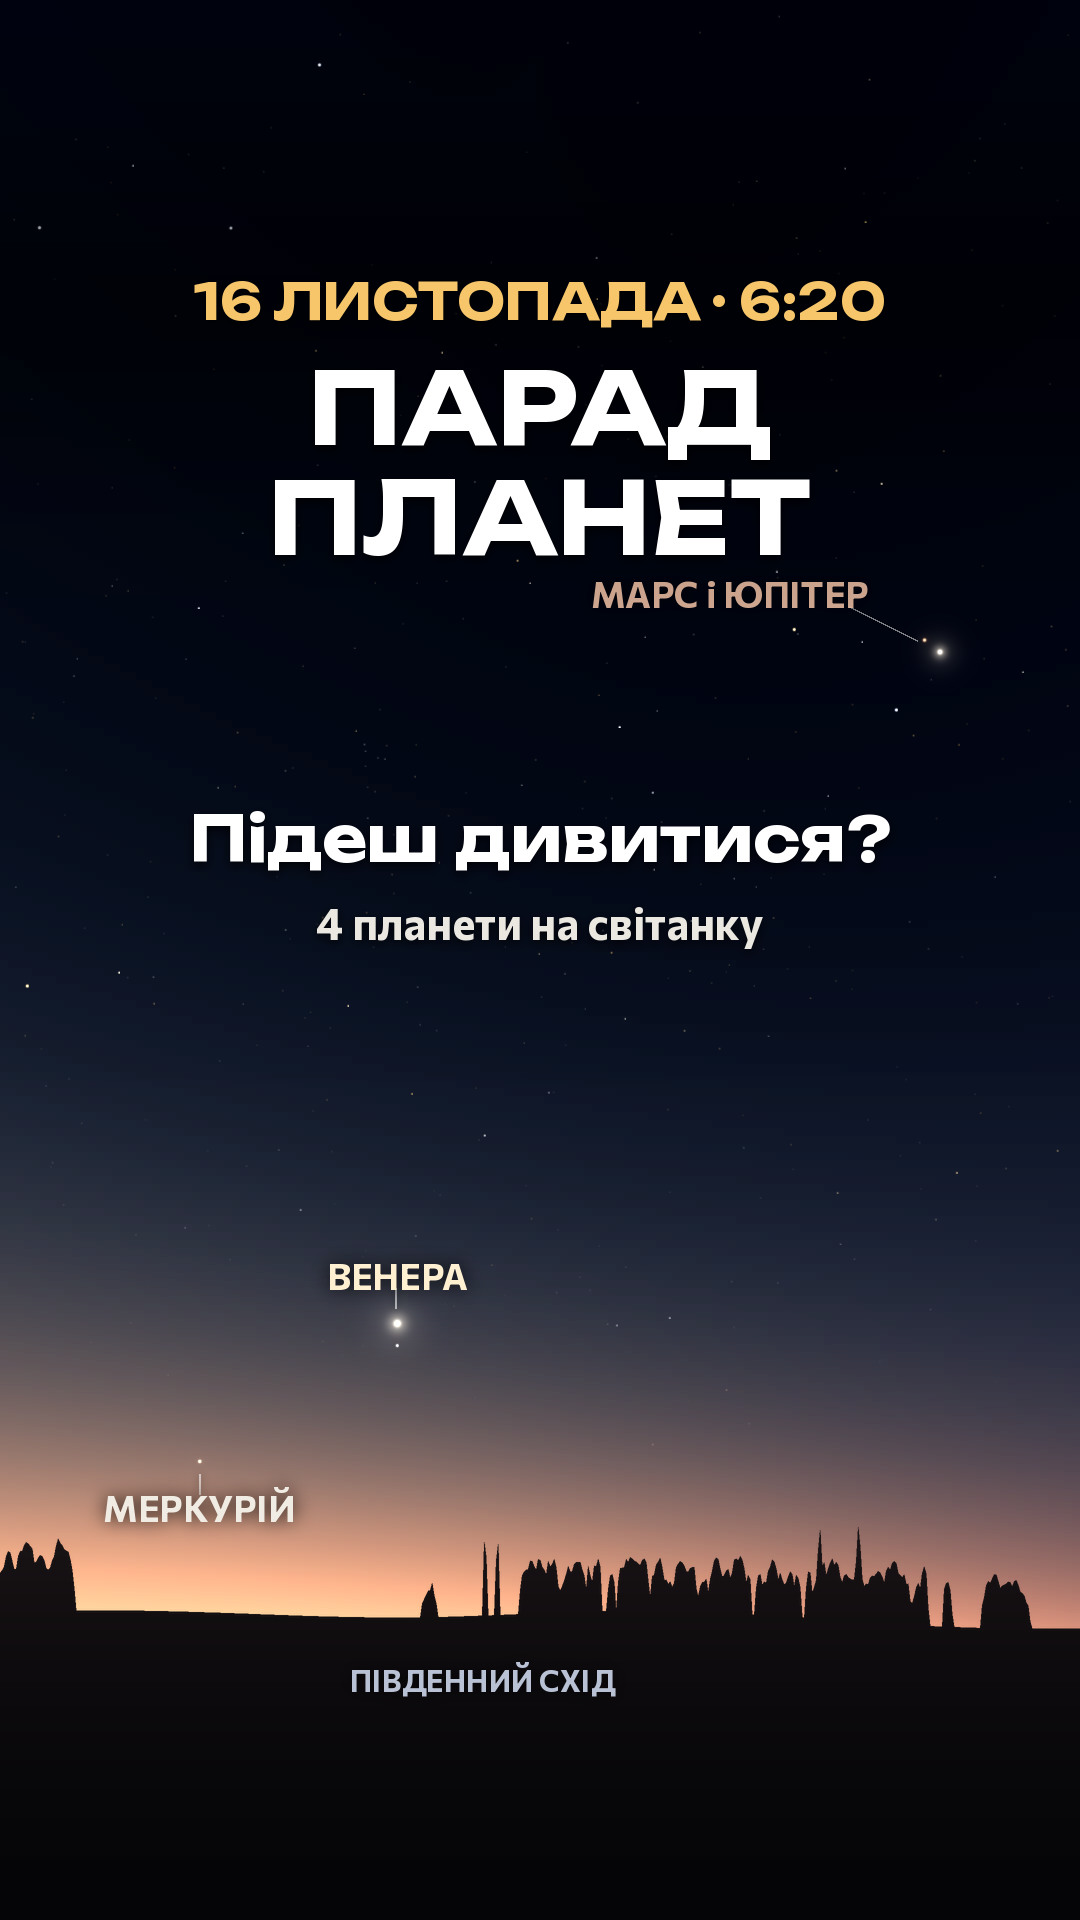

Here is the Python script that generated this plot:
# Instagram story 1080×1920 for «Парад планет» (10.11): the real sky of 16.11 6:20 (scenes/parade) + «Підеш дивитися?».
# The safe zone (top/bottom ~250 px) is kept clear; the middle is left empty for the «Запитання»/poll sticker.
#   python3 videos/stories/parade_story.py -> videos/stories/parade_story.png
import os, sys
HERE = os.path.dirname(os.path.abspath(__file__)); TOOLS = os.path.join(HERE, '..', 'tools')
sys.path.insert(0, os.path.join(TOOLS, 'scenes', 'parade')); sys.path.insert(0, TOOLS)
import make as M
from PIL import Image, ImageDraw, ImageFilter
import numpy as np
im = M.sky_frame(5.5).convert('RGB')
a = np.asarray(im).astype(np.float32) / 255
yy = np.linspace(0, 1, M.H)[:, None, None]
a *= 1 - 0.45 * np.exp(-((yy - 0.16) / 0.10) ** 2)          # a little shade under the title
im = Image.fromarray((a.clip(0, 1) * 255).astype(np.uint8)).convert('RGBA')
d = ImageDraw.Draw(im)
def ctext(y, t, f, fill):
    w = d.textlength(t, font=f); sh = Image.new('RGBA', im.size, (0, 0, 0, 0)); ImageDraw.Draw(sh).text(((M.W - w) / 2, y + 4), t, font=f, fill=(0, 0, 0, 200))
    im.alpha_composite(sh.filter(ImageFilter.GaussianBlur(5))); d.text(((M.W - w) / 2, y), t, font=f, fill=fill)
ctext(270, '16 ЛИСТОПАДА · 6:20', M.fq(50), M.GOLD)
ctext(345, 'ПАРАД', M.fq(100), (255, 255, 255)); ctext(455, 'ПЛАНЕТ', M.fq(100), (255, 255, 255))
ctext(800, 'Підеш дивитися?', M.fq(62), (255, 255, 255))
ctext(895, '4 планети на світанку', M.fc(44, 700), (235, 232, 225))
im.convert('RGB').save(os.path.join(HERE, 'parade_story.png'))
print('ok')
